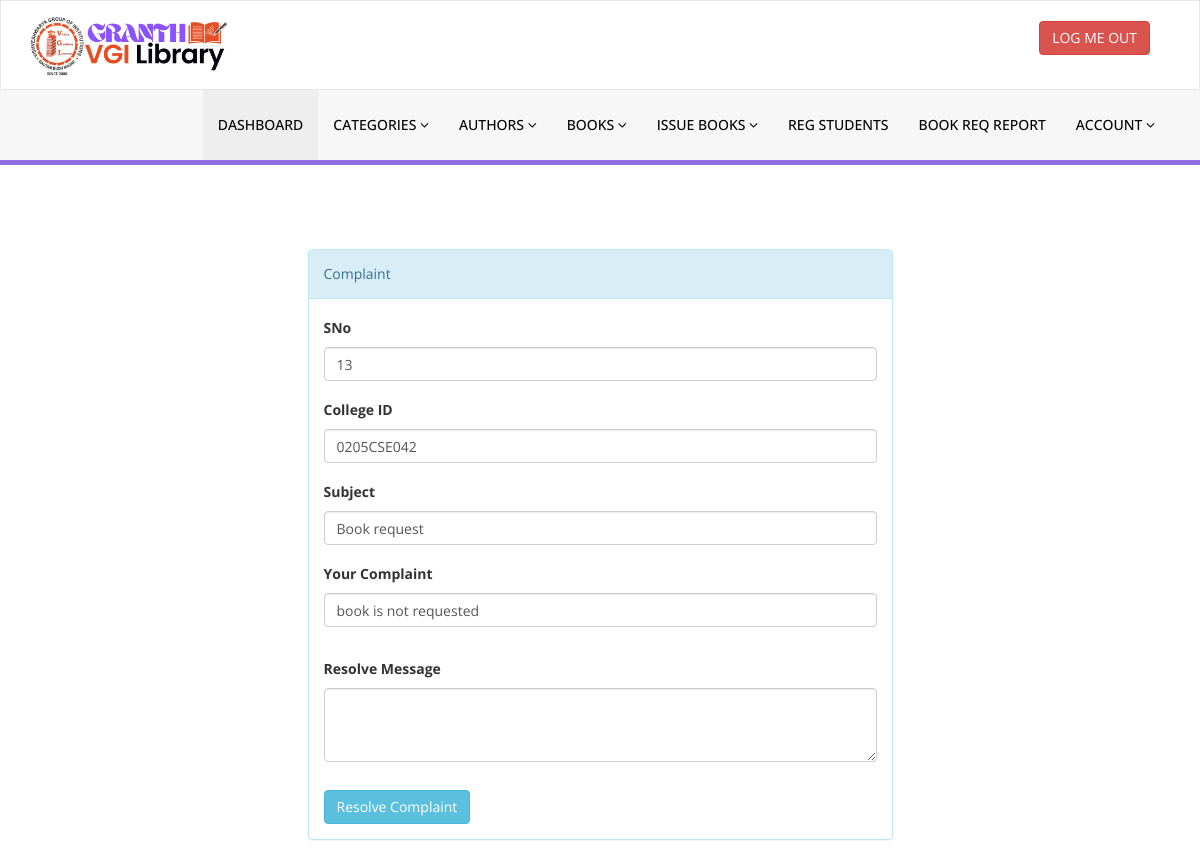
Page /Library/library/admin/UpdComplaints.php?id=13 (signed in) on the committed database.
### tables this page shows
CREATE TABLE `tblcomplaint` (
  `sno` int(5) NOT NULL,
  `collegeid` varchar(20) DEFAULT NULL,
  `subject` varchar(100) DEFAULT NULL,
  `MESSAGE` varchar(500) DEFAULT NULL,
  `COMPLAINT_DATE` datetime DEFAULT NULL,
  `COMPLAINT_STATUS` varchar(10) DEFAULT 'PENDING',
  `RESOLVEMESSAGE` varchar(200) DEFAULT '',
  `RESOLVE_DATE` datetime DEFAULT NULL
);

### Library/library/Admin.php (called while the page is built, shortened)
<?php
class Admin
{
   private function connect()
   {
       return mysqli_connect("localhost", "root", "", "library","3306");
   }
   function getComplaint($sno)
   {
      $dsn = $this->connect();
      $x = mysqli_query($dsn, "select * from tblComplaint where sno = $sno");
      return $x;
   }
}

### Library/library/admin/UpdComplaints.php (the view, shortened to what this page needs)
 <?php
if(strlen($_SESSION['login'])==0)
  {
header('location:http://localhost/php_programs/Library/library/homepage/index.php');
}
else{
  include_once '../Admin.php';?>
<!DOCTYPE html>
<html xmlns="http://www.w3.org/1999/xhtml">
<head>
    <link href="assets/css/bootstrap.css" rel="stylesheet" />
    <link href="assets/css/font-awesome.css" rel="stylesheet" />
    <link href="assets/css/style.css" rel="stylesheet" />
</head>
<body>
<?php include('includes/header.php');?>
 <br><br><br><div class="row">
<div class="col-md-6 col-sm-6 col-xs-12 col-md-offset-3" >
<div class="panel panel-info">
<div class="panel-heading">
Complaint
</div>
<div class="panel-body">
<?php
    $sno = $_GET["id"];
    include_once "../Admin.php";
    $x = $o->getComplaint($sno);
    $rs = mysqli_fetch_row($x);
 ?>
<form action="UpdComplaintAction.php" method="post" onsubmit="return validateMe()">
<div class="form-group">
<label>SNo</label>
<input class="form-control" type="number" name="sno" value='<?php echo "$rs[0]"; ?>' autocomplete="off" required  />
</div>
<div class="form-group">
<label>College ID</label>
<input class="form-control" type="text" name="collegeid"value='<?php echo "$rs[1]"; ?>' autocomplete="off" required  />
</div>
<div class="form-group">
<label>Subject</label>
<input class="form-control" type="text" name="subject" value='<?php echo "$rs[2]"; ?>' autocomplete="off" required  />
</div>
<div class="mb-3">
  <label for="exampleFormControlTextarea1" class="form-label">Your Complaint</label>
  <input class="form-control" type="text" name="msg" value='<?php echo "$rs[3]"; ?>' rowspan="3" />
</div><br>
<div class="mb-3">
  <label for="exampleFormControlTextarea1" class="form-label">Resolve Message</label>
  <textarea class="form-control" id="exampleFormControlTextarea1" rows="3" name="rmsg"></textarea>
</div><br>
 <button type="submit"  value="Resolve Complaint" class="btn btn-info fd_btn">Resolve Complaint</button>
</form>
 </div>
</div>
</div>
</div>
</body>
</html>
<?php } ?>

### rows in the picture
tblcomplaint: sno "13", subject "Book request", msg "book is not requested"
